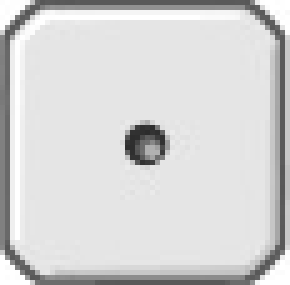
#> input picture dice/1.jpg, 58 x 57 px (shown 5 times larger); its folder holds 4 pictures in this run
$ python 'random image.py'
#> lines starting #> are read from the running program, lines starting #| are printed output that depends on the picture
import os
import random
import numpy as np
import skimage
from skimage import io

os.getcwd()
os.listdir()

list = os.listdir()

im = []
for i in list:
    if i.find("jpg") !=-1:
        im.append (skimage.io.imread (i));


r = random.randint(1,6);
#> r = 4
print (r);
#| 4
skimage.io.imshow(im[r-1]);
io.show()
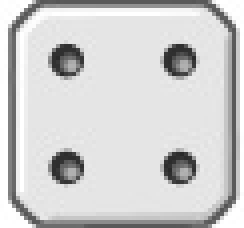
#> shown: shape (57, 61, 3) (shown 4 times larger); min 40, max 255, mean 207.2
